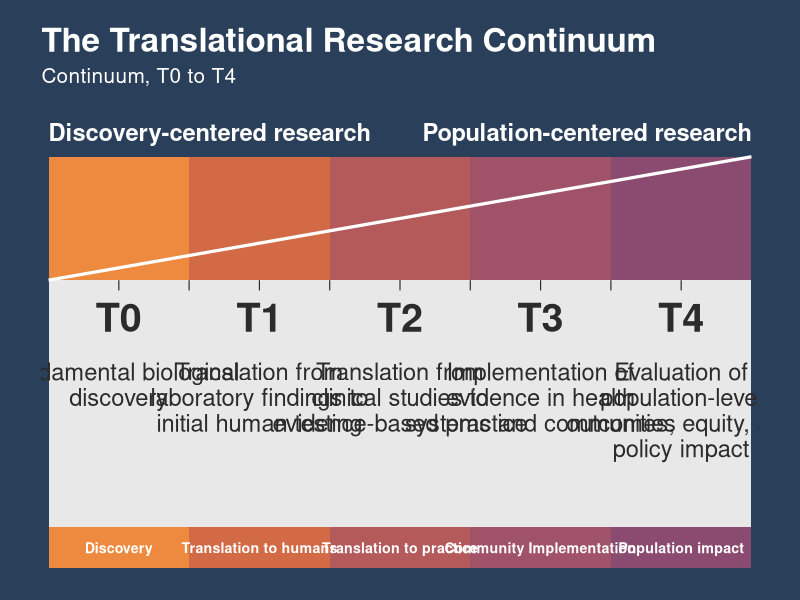
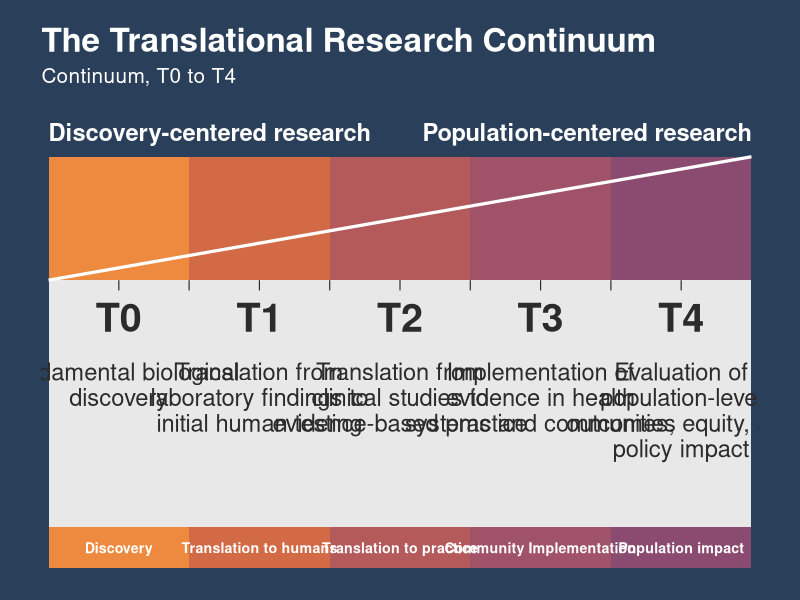
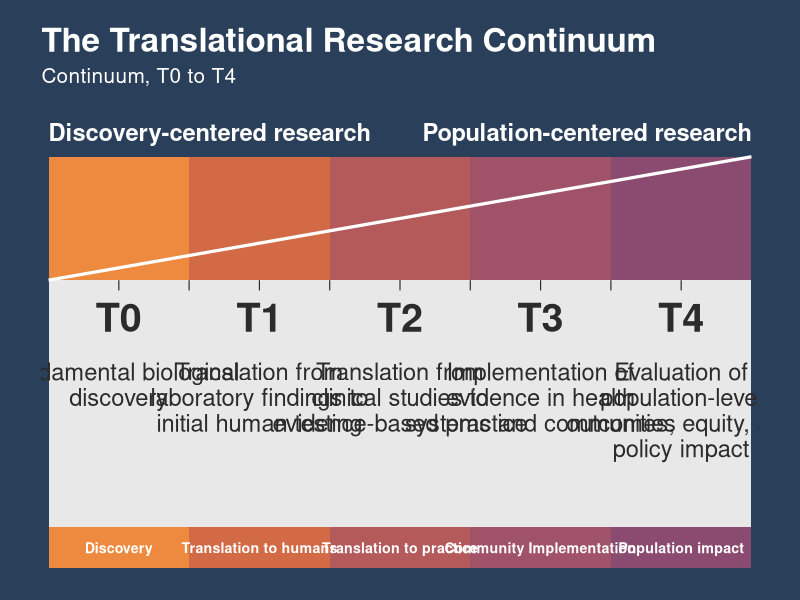

Write the R code that produced these figures, in order.
# ------------------------------------------------------------------
# Translational Research Continuum (T0 -> T4)
# Reproduces the layout of a "continuum" figure: a coloured top band
# with a rising diagonal, a grey description band, and a coloured
# label band at the bottom. Built with ggplot2 only.
#
# Usage:  source("translational_continuum.R")   # writes PNG + PDF
# ------------------------------------------------------------------

library(ggplot2)

# ---- Content -----------------------------------------------------
stages <- data.frame(
  stage = c("T0", "T1", "T2", "T3", "T4"),
  label = c("Discovery", "Translation to humans", "Translation to practice",
            "Community Implementation", "Population impact"),
  description = c(
    "Fundamental biological discovery",
    "Translation from laboratory findings to initial human testing",
    "Translation from clinical studies to evidence-based practice",
    "Implementation of evidence in health systems and communities",
    "Evaluation of population-level outcomes, equity, and policy impact"
  ),
  fill = c("#ED8A3F", "#D16A45", "#B45A5B", "#A05268", "#8B4A6F"),
  stringsAsFactors = FALSE
)

n          <- nrow(stages)
stages$x0  <- seq_len(n) - 1
stages$x1  <- seq_len(n)
stages$xm  <- (stages$x0 + stages$x1) / 2

# Band geometry (y-axis units)
y_top_hi <- 10;  y_top_lo <- 7.0   # coloured band with diagonal
y_mid_hi <- 7.0; y_mid_lo <- 1.0   # grey description band
y_bot_hi <- 1.0; y_bot_lo <- 0.0   # coloured label band

wrap <- function(x, width = 24) vapply(x, function(s)
  paste(strwrap(s, width = width), collapse = "\n"), character(1))

# ---- Colours -----------------------------------------------------
bg_navy  <- "#2A3F5A"
grey_bnd <- "#E8E8E8"
txt_dark <- "#2B2B2B"

# ---- Plot --------------------------------------------------------
p <- ggplot() +
  # Top coloured band
  geom_rect(data = stages,
            aes(xmin = x0, xmax = x1, ymin = y_top_lo, ymax = y_top_hi, fill = fill)) +
  # Grey description band
  annotate("rect", xmin = 0, xmax = n, ymin = y_mid_lo, ymax = y_mid_hi, fill = grey_bnd) +
  # Bottom coloured label band
  geom_rect(data = stages,
            aes(xmin = x0, xmax = x1, ymin = y_bot_lo, ymax = y_bot_hi, fill = fill)) +
  # Rising diagonal across the top band
  annotate("segment", x = 0, xend = n, y = y_top_lo, yend = y_top_hi,
           colour = "white", linewidth = 1.1) +
  # Tick marks under the top band
  annotate("segment", x = seq(0.5, n - 0.5, by = 0.5), xend = seq(0.5, n - 0.5, by = 0.5),
           y = y_top_lo, yend = y_top_lo - 0.25, colour = txt_dark, linewidth = 0.4) +
  # Stage codes (T0..T4) in grey band
  geom_text(data = stages, aes(x = xm, y = y_mid_hi - 0.9, label = stage),
            colour = txt_dark, fontface = "bold", size = 10) +
  # Descriptions
  geom_text(data = stages, aes(x = xm, y = y_mid_hi - 2.0, label = wrap(description)),
            colour = txt_dark, size = 6, vjust = 1, lineheight = 0.90) +
  # Bottom labels
  geom_text(data = stages, aes(x = xm, y = (y_bot_lo + y_bot_hi) / 2, label = label),
            colour = "white", fontface = "bold", size = 3.6) +
  # Axis-end labels above the band
  annotate("text", x = 0, y = y_top_hi + 0.6, label = "Discovery-centered research",
           hjust = 0, colour = "white", fontface = "bold", size = 6) +
  annotate("text", x = n, y = y_top_hi + 0.6, label = "Population-centered research",
           hjust = 1, colour = "white", fontface = "bold", size = 6) +
  scale_fill_identity() +
  coord_cartesian(xlim = c(-0.05, n + 0.05), ylim = c(-0.1, y_top_hi + 1.2), expand = FALSE) +
  labs(title = "The Translational Research Continuum",
       subtitle = "Continuum, T0 to T4") +
  theme_void() +
  theme(
    plot.background  = element_rect(fill = bg_navy, colour = NA),
    panel.background = element_rect(fill = bg_navy, colour = NA),
    plot.title    = element_text(colour = "white", face = "bold", size = 24,
                                 margin = margin(b = 6)),
    plot.subtitle = element_text(colour = "white", size = 15, margin = margin(b = 14)),
    plot.margin   = margin(20, 30, 20, 30)
  )

print(p)

# ---- Export ------------------------------------------------------
ggsave("translational_continuum.png", p, width = 11, height = 6.2, dpi = 300, bg = bg_navy)
ggsave("translational_continuum.pdf", p, width = 11, height = 6.2, bg = bg_navy)
